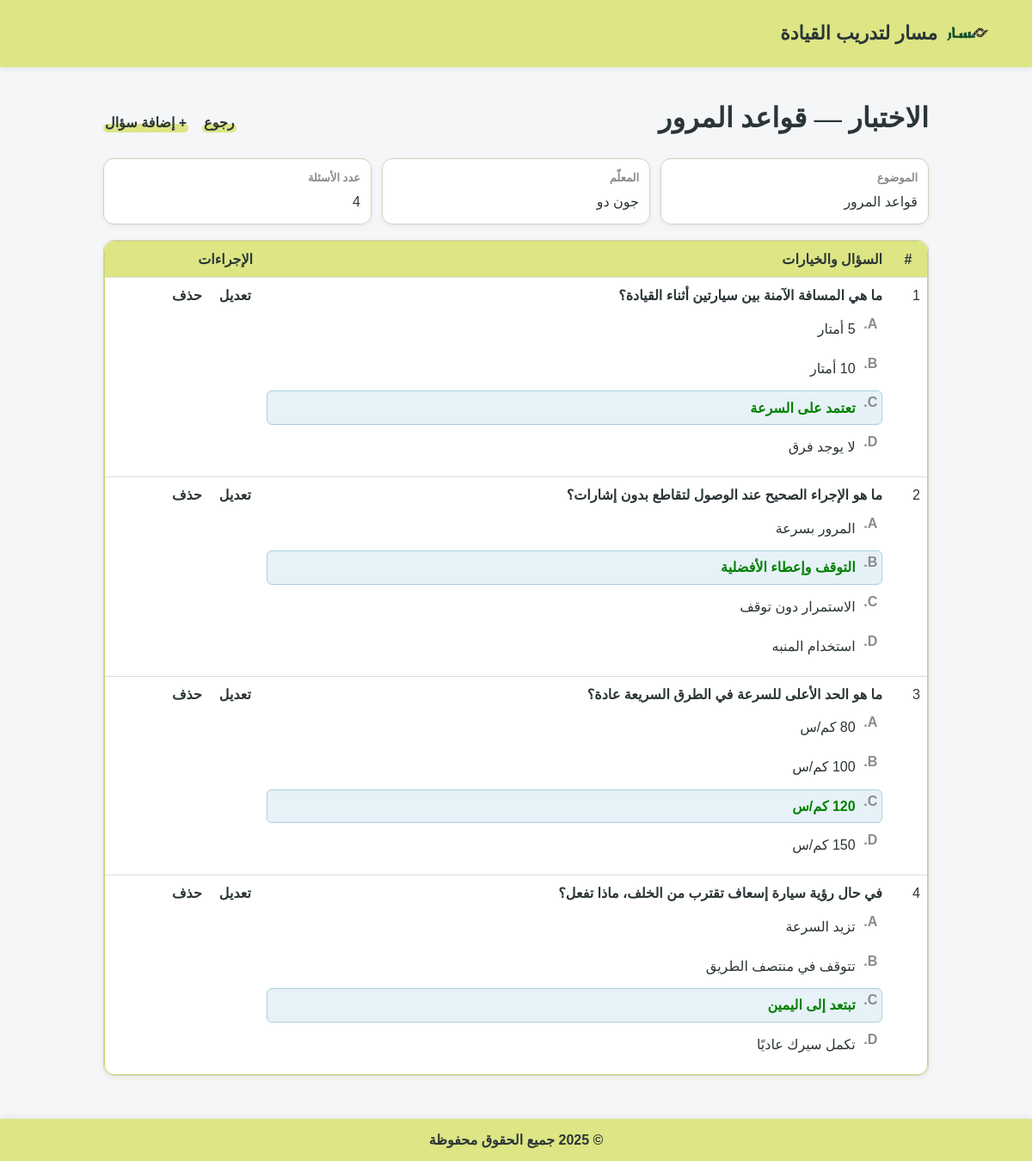
The app's page /Masar_G2/Quiz.php?quizID=2 (signed in), older data.
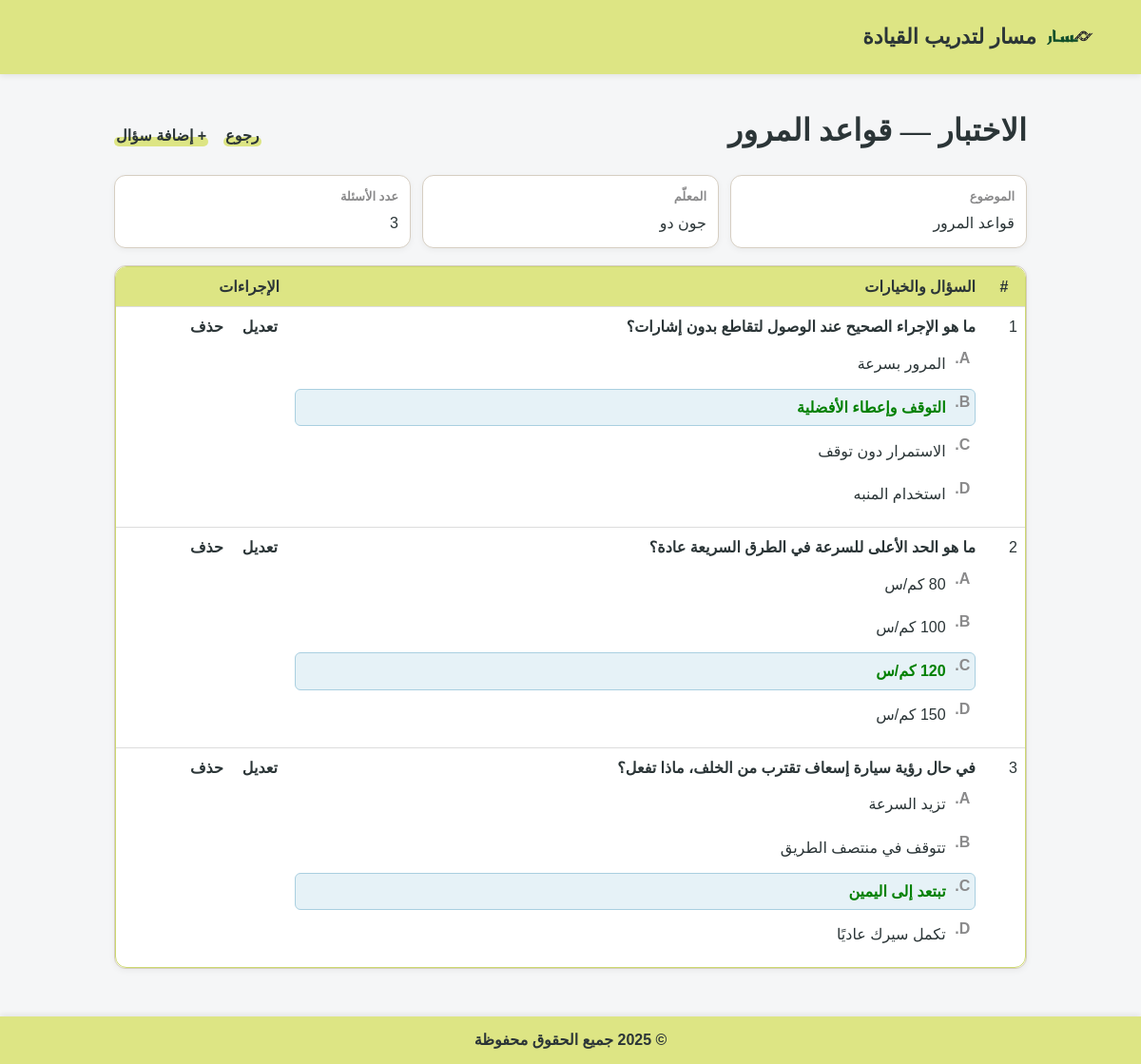
The same page, newer data.
### tables this page shows
CREATE TABLE `quiz` (
  `id` int(11) NOT NULL,
  `educatorID` int(11) NOT NULL,
  `topicID` int(11) NOT NULL
);

CREATE TABLE `topic` (
  `id` int(11) NOT NULL,
  `topicName` varchar(150) NOT NULL
);

CREATE TABLE `user` (
  `id` int(11) NOT NULL,
  `firstName` varchar(100) NOT NULL,
  `lastName` varchar(100) NOT NULL,
  `emailAddress` varchar(150) NOT NULL,
  `password` varchar(255) NOT NULL,
  `photoFileName` varchar(255) DEFAULT NULL,
  `userType` enum('learner','educator') NOT NULL
);

CREATE TABLE `quizquestion` (
  `id` int(11) NOT NULL,
  `quizID` int(11) NOT NULL,
  `question` text NOT NULL,
  `questionFigureFileName` varchar(255) DEFAULT NULL,
  `answerA` text NOT NULL,
  `answerB` text NOT NULL,
  `answerC` text NOT NULL,
  `answerD` text NOT NULL,
  `correctAnswer` enum('A','B','C','D') NOT NULL
);

### Masar_G2/Quiz.php (the view, shortened to what this page needs)
<?php
include 'connection.php';
$quizID = $_GET['quizID'];
$qInfo = "SELECT q.id, q.topicID, q.educatorID, t.topicName, u.firstName, u.lastName
          FROM quiz q
          JOIN topic t ON q.topicID = t.id
          JOIN user u ON q.educatorID = u.id
          WHERE q.id = $quizID";
$qResult = mysqli_query($connection, $qInfo);
$quiz = mysqli_fetch_assoc($qResult);
$qList = "SELECT * FROM quizquestion WHERE quizID = $quizID";
$result = mysqli_query($connection, $qList);
$total = mysqli_num_rows($result);
?>
<!DOCTYPE html>
<html lang="ar" dir="rtl">
<head>
  <link rel="stylesheet" href="common.css">
</head>
<body>
<header>
  <div class="header-container">
    <div class="logo">
      <img src="images/logo.png" alt="شعار الموقع">
      <span>مسار لتدريب القيادة</span>
    </div>
  </div>
</header>
<div class="container">
  <div class="quiz-header">
    <h1 class="section-title">الاختبار — <?php echo htmlspecialchars($quiz['topicName']); ?></h1>
    <div class="link-group">
      <a href="Educator.php" class="hl-link">رجوع</a>
      <a href="add-question.php?quizID=<?php echo $quizID; ?>" class="hl-link">+ إضافة سؤال</a>
    </div>
  </div>
  <div class="quiz-meta">
    <div class="meta-box"><strong>الموضوع</strong><div><?php echo htmlspecialchars($quiz['topicName']); ?></div></div>
    <div class="meta-box"><strong>المعلّم</strong><div><?php echo htmlspecialchars($quiz['firstName'] . " " . $quiz['lastName']); ?></div></div>
    <div class="meta-box"><strong>عدد الأسئلة</strong><div><?php echo $total; ?></div></div>
  </div>
  <section class="section">
    <div class="card table-card">
      <div class="table-wrap">
        <?php
        if ($total == 0) {
            echo "<p style='text-align:center; color:red;'>لا توجد أسئلة في هذا الاختبار بعد.</p>";
        } else {
            echo "<table>
                    <thead>
                      <tr>
                        <th class='col-num'>#</th>
                        <th>السؤال والخيارات</th>
                        <th class='col-actions'>الإجراءات</th>
                      </tr>
                    </thead>
                    <tbody>";
            $i = 1;
            while ($row = mysqli_fetch_assoc($result)) {
                echo "<tr>";
                echo "<td>" . $i++ . "</td>";
                echo "<td>";
                echo "<div class='q-item'>";
                echo "<div class='q-body'>";
                echo "<div class='q-title'>" . htmlspecialchars($row['question']) . "</div>";
                echo "<ol class='choices'>";
                $choices = ['A' => 'answerA', 'B' => 'answerB', 'C' => 'answerC', 'D' => 'answerD'];
                foreach ($choices as $key => $col) {
                    $cls = ($row['correctAnswer'] == $key) ? "class='correct'" : "";
                    echo "<li $cls>" . htmlspecialchars($row[$col]) . "</li>";
                }
                echo "</ol></div></div></td>";
                echo "<td><div class='link-group'>
                        <a href='edit-question.php?q=" . $row['id'] . "' class='hl-link'>تعديل</a>
                        <a href='delete-question.php?q=" . $row['id'] . "' class='hl-link'>حذف</a>
                      </div></td>";
                echo "</tr>";
            }
            echo "</tbody></table>";
        }
        ?>
      </div>
    </div>
  </section>
</div>
<footer>
  &copy; 2025 جميع الحقوق محفوظة
</footer>
</body>
</html>

### Masar_G2/common.css (style rules this page uses)
* { box-sizing:border-box }
header { background: #DDE584; padding: 14px 20px; box-shadow: 0 2px 6px rgba(0, 0, 0, 0.08); margin-bottom: 20px; }
.header-container { display: flex; align-items: center; justify-content: space-between; max-width: 1100px; margin: 0 auto; }
header .logo { display: flex; align-items: center; gap: 10px; font-size: 22px; font-weight: bold; color: #2B3537; }
header img { width: 50px; height: 50px; object-fit: contain; border: none; }
html { scroll-behavior:smooth }
body { margin:0; direction:rtl; font-family:Arial,"Segoe UI",Tahoma,sans-serif; background:#F5F6F7; color:#2B3537; font-size:16px; line-height:1.6; }
h1,h2,h3 { font-family:Georgia,"Times New Roman",serif;font-weight:800;letter-spacing:.2px;margin:0 }
a { color:#2B3537;text-decoration:none }
img { max-width:100%;display:block }
.container { max-width:1000px;margin:auto;padding:20px }
.section { margin-top:18px }
.section-title { display:flex;align-items:center;gap:12px; margin:0 0 12px; font-weight:800; color:#2B3537; line-height:1.2; }
.hl-link,.logout-link { position:relative; font-weight:800; padding:0 2px; display:inline-block }
.hl-link::after,.logout-link::after { content:""; position:absolute; inset:auto 0 .15em 0; height:.6em; background:#DDE584; border-radius:10px; z-index:-1; }
.card { background:#fff;border:1px solid #D6CEC2;border-radius:12px; padding:14px;box-shadow:0 2px 6px rgba(0,0,0,.05) }
table { width:100%;border-collapse:separate;border-spacing:0 }
th,td { padding:12px 14px;border-bottom:1px solid #D6CEC2;vertical-align:top;text-align:right }
thead th { background:#DDE584;color:#2B3537;font-weight:800 }
.table-card { padding:0 }
.table-wrap { border-radius:12px;overflow:hidden;border:1px solid #CCD86E }
.table-wrap tbody tr:last-child td { border-bottom:none }
.q-item { display:block }
.choices { list-style:none;margin:8px 0 0;padding:0;counter-reset:choice }
.choices li { position:relative;margin:6px 0; padding:.38rem 1.9rem .38rem .5rem; border:1px solid transparent;border-radius:6px;line-height:1.6 }
.choices li::marker { content:"" }
.choices li::before { counter-increment:choice;content:counter(choice, upper-alpha) "."; position:absolute;right:0;top:0;width:1.6rem;text-align:center;color:#8A8A8B;font-weight:600;line-height:1.6 }
.choices li.correct { background:#E6F2F7;border-color:#A9CFE0 }
footer { background: #DDE584; padding: 12px 20px; margin-top: 30px; box-shadow: 0 -2px 6px rgba(0,0,0,0.08); text-align: center; font-weight: 600; color: #2B3537; }

### Masar_G2/Quiz.php (style rules this page uses)
.quiz-header { display:flex;justify-content:space-between;align-items:center;margin-bottom:16px }
.link-group { display:flex;gap:16px;flex-wrap:wrap }
.quiz-meta { display:grid;grid-template-columns:repeat(3,1fr);gap:12px;margin-bottom:16px }
.meta-box { background:#fff;border:1px solid #D6CEC2;border-radius:12px;padding:12px;box-shadow:0 2px 6px rgba(0,0,0,.05) }
.meta-box strong { display:block;font-size:13px;color:#8A8A8B;margin-bottom:4px }
.col-num { width:44px;text-align:center }
.col-actions { width:180px }
.q-title { font-weight:700 }
table { width:100%;border-collapse:collapse }
th,td { padding:8px;border-bottom:1px solid #ddd;vertical-align:top }
.choices { margin-top:6px;list-style-type:upper-alpha }
.correct { color:green;font-weight:bold }

Row changes from the older to the newer data that the page shows:
no longer on this page (row edited): quizquestion: question "ما هي المسافة الآمنة بين سيارتين أثناء القيادة؟", answerA "5 أمتار", answerB "10 أمتار", answerC "تعتمد على السرعة", answerD "لا يوجد فرق"
Text that changed along with them:
$total: "4" → "3"
